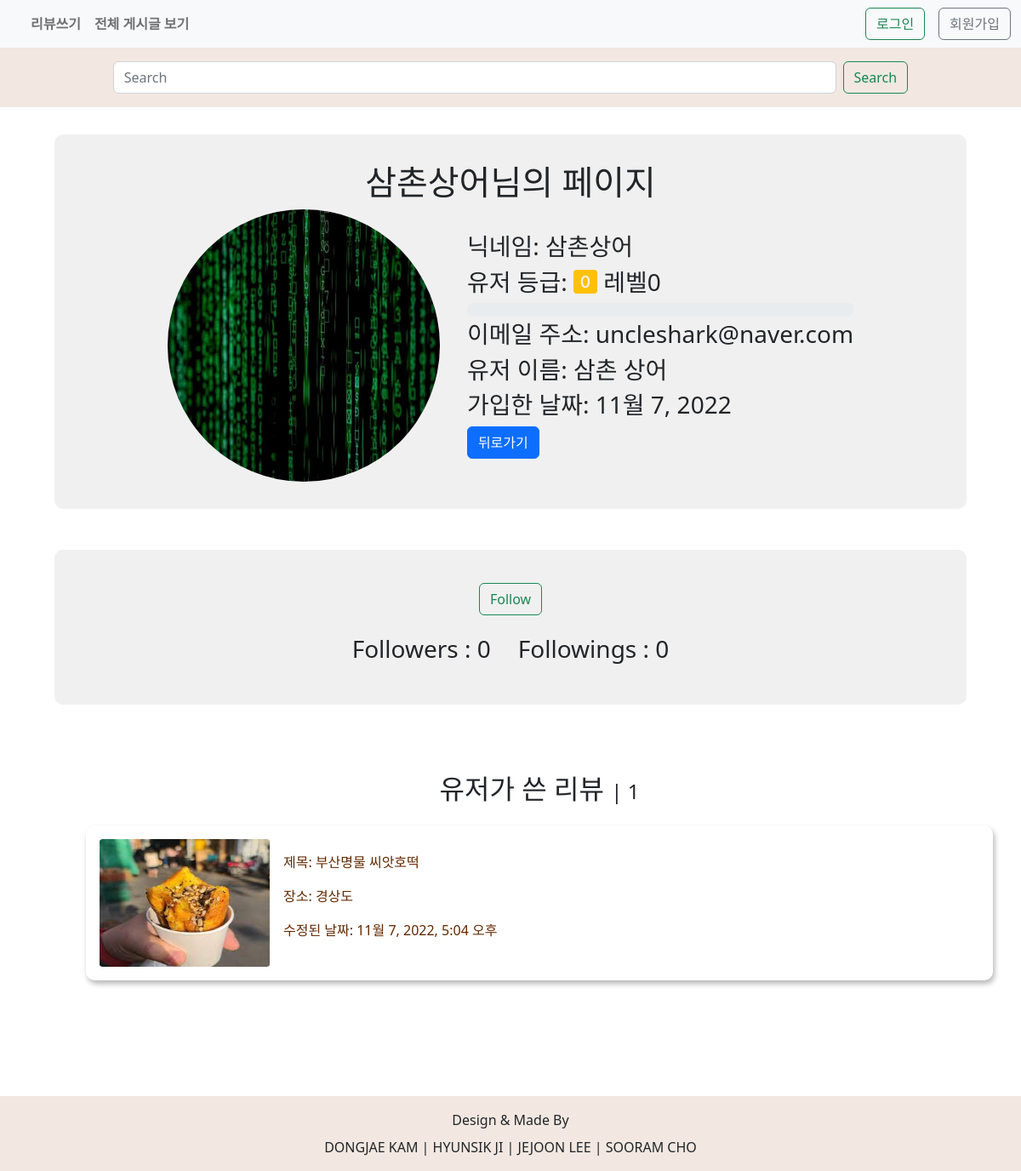
Screenshot of /accounts/4/detail/ with the database file from the repository.
### accounts/models.py (models this page shows)
class User(AbstractUser):
    followings = models.ManyToManyField(
        "self", symmetrical=False, related_name="followers"
    )
    profile_name = models.CharField(max_length=100)
    profile_image = models.ImageField(upload_to="image/profile_image", null=False)
    rank = models.IntegerField(default=0)

### articles/models.py (models this page shows, shortened)
class Photo(models.Model):
    review = models.ForeignKey(Review, on_delete=models.CASCADE)
    image = models.ImageField(upload_to='images/', blank=True)

class Review(models.Model):
    title = models.CharField(max_length=20)
    content = models.TextField()
    created_at = models.DateTimeField(auto_now_add=True)
    updated_at = models.DateTimeField(auto_now=True)
    places = [
    ("서울", "서울"),
    ("경기도", "경기도"),
    ("강원도", "강원도"),
    ("충청도", "충청도"),
    ("경상도", "경상도"),
    ("전라도", "전라도"),
    ]
    place = models.CharField(max_length=20, choices = places)
    themes = [
        ("Food", "Food"),
        ("Healing", "Healing"),
        ("activity", "activity"),
    ]
    theme = models.CharField(max_length=20, choices = themes)
    user = models.ForeignKey(settings.AUTH_USER_MODEL, on_delete=models.CASCADE)
    like_users = models.ManyToManyField(settings.AUTH_USER_MODEL, related_name='like_review')

### accounts/views.py (the view)
# urls.py: path("<int:pk>/detail/", views.detail, name="detail"),
def detail(request,pk):
  popular_search = Search.objects.order_by("-count")[:10]
  user = get_user_model().objects.get(pk = pk)
  rank_percent = (user.rank % 10) * 10
  context = {
    'user': user,
    'followers': user.followers.all(),
    'followings': user.followings.all(),
    'reviews': user.review_set.all(),
    'rank_percent' : rank_percent,
    "popular": popular_search,
  }
  return render(request,'accounts/detail.html', context)

### accounts/templates/accounts/detail.html (shortened to what this page needs)
{% extends 'base.html' %}
{% load static %}
{% block content %}
<div class="search-box">
  <form action="{%url 'articles:search' %}" class="search d-flex" role="search" method="">
    <input class="form-control me-2" name="searched" type="search" placeholder="Search" aria-label="Search" autocomplete="off">
    <button class="btn btn-outline-success" type="submit">Search</button>
  </form>
</div>
<section class="detail-user review-main">
  <h1 class='text-center'>{{ user.profile_name }}님의 페이지</h1>
  <div class="detail-user-info">
    <img class="detail-user-image" src="{{ user.profile_image.url }}" alt="{{ user.profile_image }}">
    <div class='detail-user-words'>
      <h3 class='detail-user-cate'>닉네임: {{ user.profile_name }}</h3>
      <h3 class='detail-user-cate'>유저 등급:
        {% if user.rank >= 50 %} <i class="bi bi-5-square-fill text-primary"></i> 레벨5
        {% elif user.rank >= 40 %} <i class="bi bi-4-square-fill text-secondary"></i> 레벨4
        {% elif user.rank >= 30 %} <i class="bi bi-3-square-fill text-success"></i> 레벨3
        {% elif user.rank >= 20 %} <i class="bi bi-2-square-fill text-danger"></i> 레벨2
        {% elif user.rank >= 10 %} <i class="bi bi-1-square-fill text-warning"></i> 레벨1
        {% elif user.rank >= 0 %} <i class="bi bi-0-square-fill text-warning"></i> 레벨0
        {% endif %}</h3>
        <div class="my-1 progress">
        </div>
      <h3 class='detail-user-cate'>이메일 주소: {{ user.email }}</h3>
      <h3 class='detail-user-cate'>유저 이름: {{ user.last_name }} {{ user.first_name }} </h3>
      <h3 class='detail-user-cate'>가입한 날짜: {{ user.date_joined.date }}</h3>
      <a class="btn btn-primary" href="{% url 'articles:index' %}" role="button">뒤로가기</a>
    </div>
  </div>
</section>
<section class="review-main follow my-5 d-flex flex-column align-items-center">
  <div class="btn">
  {% if request.user != user %}
  {% if request.user not in followers %}
  <button type="button" id="follow-btn" data-user-id="{{ user.pk }}" class="btn btn-outline-success">Follow</button>
  {% else %}
  <button type="button" id="follow-btn" data-user-id="{{ user.pk }}" class="btn btn-outline-danger">Unfollow</button>
  {% endif %}
  {% endif %}
  </div>
  <div id="follow-cnt">
    <h3 class="follow">Followers : {{ followers.count }}</h3>
    <h3 class="follow">Followings : {{ followings.count }}</h3>
  </div>
</section>
<section class='container comment-box'>
  <h2 class="text-center">유저가 쓴 리뷰 <span class='fs-4'>| {{ reviews.count }}</span></h2>
  {% for review in reviews %}
  <a href="{% url 'articles:review_detail' review.pk %}">
    <div class="user-page-review d-flex align-items-center comment">
      {% if review.photo_set.all %}
        {% for photo in review.photo_set.all %}
          {% if forloop.first %}
          <img class="user-page-review-image" src="{{ photo.image.url }}" alt="">
          {% endif %}
          {% endfor %}
      {% else %}
          <img class="user-page-review-image" src="{% static 'images/noimg.jpg' %}" alt="">
      {% endif %}
      <div class="user-review-detail">
        <p>제목: {{ review.title }}</p>
        <p>장소: {{ review.place }}</p>
        <p>수정된 날짜: {{ review.updated_at }}</p>
      </div>
    </div>
  </a>
  {% endfor %}
</section>
{% endblock content %}

### static/css/style.css (style rules this page uses)
a { color:rgb(99, 41, 0); text-decoration: none; }
.search-box { position: sticky; z-index: 100; top: 0px; padding: 1rem; background-color: rgb(242, 232, 225); }
.search { margin: 0 auto; width: 80%; }
.detail-user { margin: 2rem 0; }
.detail-user-info { display: flex; justify-content: center; align-items: center; }
.detail-user-image { width: 20rem; height: 20rem; border-radius: 50%; }
.detail-user-words { margin-left: 2rem; }
#follow-cnt { display: flex; }
.follow { margin: 1rem 1rem; }
.user-page-review { margin: 1rem 0; }
.user-page-review-image { margin-right: 1rem; width: 200px; height: 150px; border-radius: 2%; }
.review-main { margin: 2rem 4rem; padding: 2rem; border-radius: 10px; background-color: rgb(240, 240, 240); }
.comment-box { margin: 2rem 4rem; padding: 2rem; }
.comment { margin: 1.5rem 5px; padding: 1rem; border-radius: 10px; box-shadow: 2px 4px 6px rgb(184, 184, 184); }

### rows the page displays
User: profile_name "삼촌상어", profile_image (picture), email "uncleshark@naver.com", last_name "삼촌", first_name "상어", date_joined "11월 7, 2022", count "1"
Review: title "부산명물 씨앗호떡", place "경상도", updated_at "11월 7, 2022, 5:04 오후"
Photo: image (picture)

### other values shown
{{ followers.count }} "0"
{{ followings.count }} "0"
